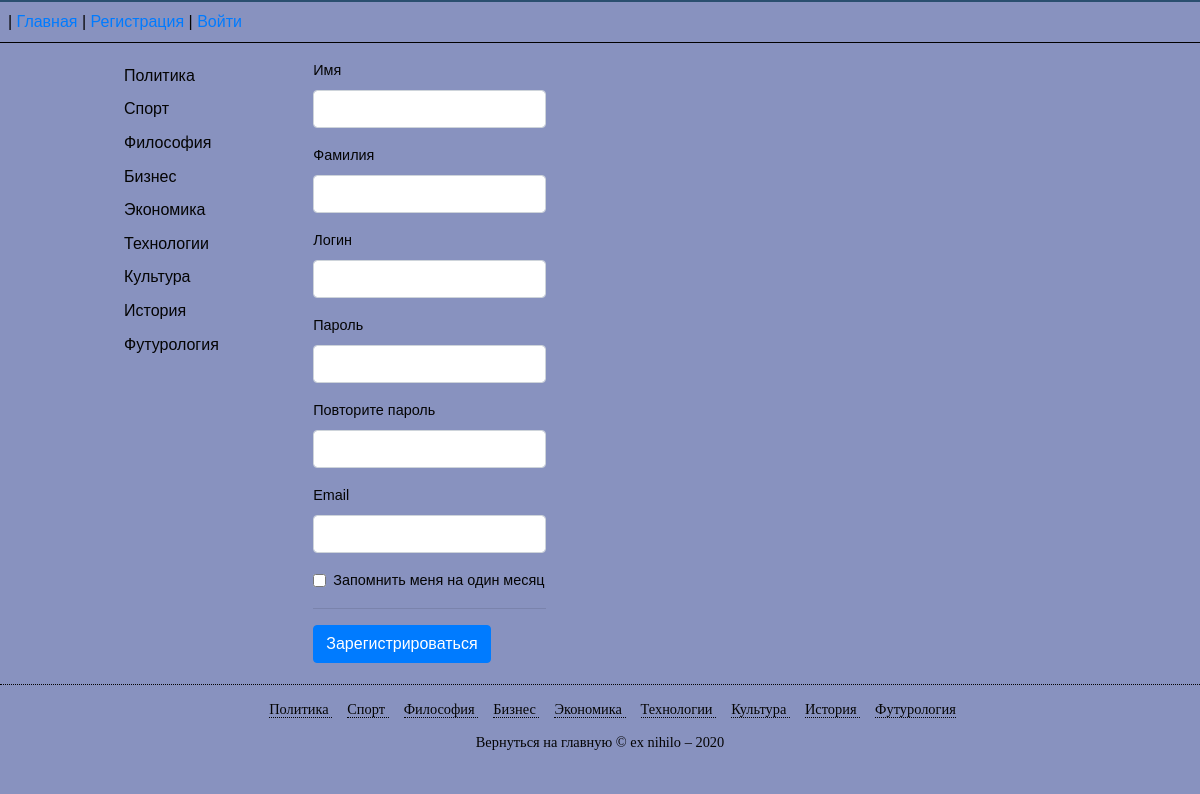
The app's page /registr with its own data.
### tables this page shows
CREATE TABLE `category` (
  `cat_id` int UNSIGNED NOT NULL,
  `cat_name` varchar(128) NOT NULL,
  `url` varchar(128) NOT NULL,
  `stat` enum('0','1') NOT NULL DEFAULT '1'
);

### utility/system.util.php (called while the page is built, shortened)
<?php
function template (string $path, array $variables = []) : string {
    $supaDupaFullPathToTemplate = "views/$path";
    extract($variables);
    include($supaDupaFullPathToTemplate);
    return ob_get_clean();
}

### utility/auth.util.php (called while the page is built, shortened)
<?php
function getUserAuthByToken() : ?array {
    $user = [];
    $token = $_SESSION['token'] ?? $_COOKIE['token'] ?? [];
    return $user;
}
function checkYourPrivilegie (array $user = [], int $level) : bool {
    if (empty($user)) {
        return false;
    }
}

### model/category.mod.php (called while the page is built, shortened)
<?php
function getCategoriesList() : array {
    $sql = "SELECT * FROM `category` WHERE `stat` = '1' ORDER BY (SELECT COUNT(articles.cat_id) as 'Count'
        FROM articles WHERE  articles.cat_id = category.cat_id AND `moderation` = '1'
        GROUP BY cat_name) DESC";
            return getQuery($sql);
}

### utility/db.util.php (called while the page is built, shortened)
<?php
function makeCnnctToDB() : PDO {
    static $dbConnection;
        if($dbConnection === null) {
            $dbConnection = new PDO(
                'mysql:host='.DB_HOST.';dbname='.DB_NAME.';charset='.DB_CHAR,
                DB_USER,DB_PASS,
                [PDO::ATTR_ERRMODE => PDO::ERRMODE_EXCEPTION,
                    PDO::ATTR_DEFAULT_FETCH_MODE => PDO::FETCH_ASSOC]);
        }
    return $dbConnection;
}
function makeQueryToDB(string $sql, array $params = []) : PDOStatement {
    $connection = makeCnnctToDB();
    $query = $connection->prepare($sql);
    $query->execute($params);
    return $query;
}
function checkQueryErr(PDOStatement $query) : bool {
    $errInfo = $query->errorInfo();
    return true;
}
function getQuery(string $sql, array $params = [], string $fetchType = 'all') : array {
    $query = makeQueryToDB($sql, $params);
        $result = [];
    switch ($fetchType):
        case 'all': $result = $query->fetchAll(); break;
    endswitch;
        if (is_array($result)) {
            return $result;
        } else {
            return [];
        }
}

### controllers/users/registr.cntrl.php (called while the page is built, shortened)
<?php
    $registrErr = '';
    $registrData = [];
    $content = template('users/registr.view.php',
        [
            'registrErr' => $registrErr,
            'registrData' => $registrData,
        ]
    );

### views/layout.view.php (the view, shortened to what this page needs)
<!DOCTYPE html>
<html>
<head>
    <link rel="stylesheet" href="https://stackpath.bootstrapcdn.com/bootstrap/4.5.2/css/bootstrap.min.css">
    <link rel="stylesheet" href="/css/styles.css" />
</head>
<body>
    <div class="root">
        <header id='header'>
        <?php if (checkYourPrivilegie($user, ADMIN_LVL)): ?>
            | <a href="<?=ROOT_URL?>">Главная</a>
            | <a href="<?=ROOT_URL?>article/add">Добавить статью</a>
            | <a href="<?=ROOT_URL?>logout">Выйти</a>
            | <a href="<?=ROOT_URL?>test">Logs</a>
            | <a href="<?=ROOT_URL?>info">Info</a>
            | <a href="<?=ROOT_URL?>categories/revision">Категории</a>
            | Вы зашли как <?= $user['login']; ?>
        <?php else: ?>
            | <a href="<?=ROOT_URL?>">Главная</a>
            | <a href="<?=ROOT_URL?>registr">Регистрация</a>
            | <a href="<?=ROOT_URL?>login">Войти</a>
        <?php endif; ?>
        </header>
        <main>
            <div class="container">
                <div class="main-content">
                    <aside id='nav'>
                        <nav>
                            <ul>
                                <?php foreach($categories as $category): ?>
                                    <li><a href="<?=ROOT_URL . 'category/' . $category['url'];?>"> <?=$category['cat_name'];?> </a></li>
                                <?php endforeach; ?>
                            </ul>
                        </nav>
                    </aside>
                    <?= $content ?>
                </div>
            </div>
        </main>
        <footer id="footer">
            <div>
                <ul>
                    <?php foreach($categories as $category): ?>
                        <li style='display:inline;margin-right:15px'><a href="<?=ROOT_URL . 'category/' . $category['url'];?>"><?=$category['cat_name'];?> </a></li>
                    <?php endforeach; ?>
                </ul>
            </div>
            <a href="<?=ROOT_URL?>">Вернуться на главную</a> &copy ex nihilo  &#8211 2020
        </footer>
</body>
</html>

### css/styles.css (style rules this page uses)
body { min-height: 100%; margin: 0; padding: 0; background-color: #8892BF; color: #040404; font-size: 16px; font-family: Arial, Helvetica, sans-serif; border-top: 2px solid #2A4F6F; }
* { box-sizing: border-box; }
.root { display: flex; flex-direction: column; min-height: 100%; }
.container { max-width: 1000px; margin: 0 auto; padding: 0 1rem; }
#header { padding: 0.5rem; border-bottom: 1px solid black; }
main { flex-grow: 1; }
.main-content { display: flex; width: 100%; padding: 1rem 0; }
#nav { width: 180px; padding-right: 1.5rem; align-self: flex-start; flex-shrink: 0; }
#nav ul { list-style: none; margin: 0; padding: 0; }
#nav li { padding: 0.3rem 0.5rem; cursor: pointer; }
#nav a:link { display: block; width: 100%; height: 100%; }
#nav a:link, #nav a:visited { text-decoration: none; color: #040404; background-color: transparent; }
#footer { clear: both; text-align: center; border-top: 1px dotted #040404; font: 90% Georgia, "Times New Roman", Times, serif; color: #040404; background-color: transparent; padding: 1rem 0; }
#footer ul { list-style: none; }
#footer li { font-size: 100%; border-bottom: 1px dotted #040404; margin-bottom: 0.5em; }
#footer a:link, #footer a:visited { text-decoration: none; color: #040404; background-color: transparent; }

### records on screen
category: cat_name "Политика"
category: cat_name "Спорт"
category: cat_name "Философия"
category: cat_name "Бизнес"
category: cat_name "Экономика"
category: cat_name "Технологии"
category: cat_name "Культура"
category: cat_name "История"
category: cat_name "Футурология"
